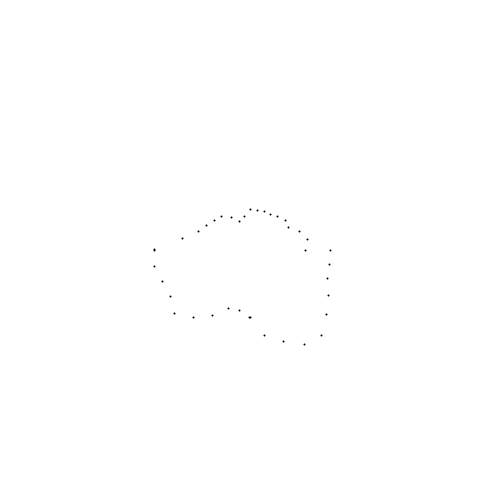
Frame 1 (no input)
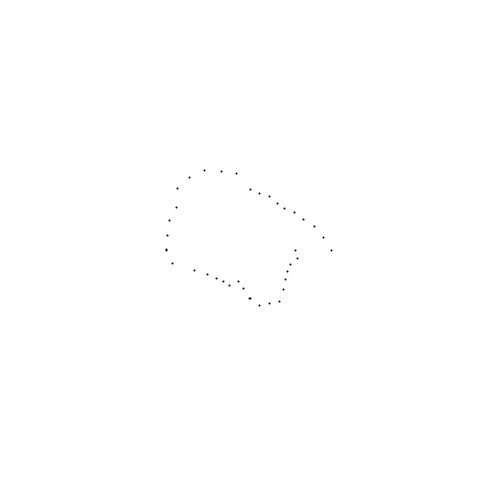
Frame 60 (the mouse pressed at the canvas centre just before this capture)
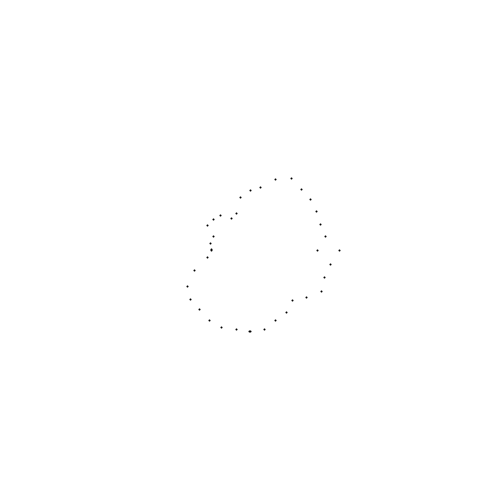
Frame 120 (the mouse held since frame 60 and released just before this capture)

The Processing sketch that drew these frames (run headless with seeded random() and noise(); from frame 60 on, the mouse is pressed at the canvas centre):

// Processing sketch: processing_182037
// ── processing_182037.pde

float x;
float y;
float radius=100;
float radiusNoise;

void setup(){
  size(500,500);
  smooth();
  background(255);
  strokeWeight(2);
  frameRate(15);
  radiusNoise=random(10);
 //noLoop();
  
}

void draw(){
  translate(width/2,height/2);
  background(255);//turn this on and off
  for (float ang=0;ang<=360;ang+=10){//change ang increment
    float thisradius=radius+(noise(radiusNoise)*200-100);
    float rad=radians(ang);
  
  x=thisradius*cos(rad);
  y=thisradius*sin(rad);
  point(x,y); 
  radiusNoise=radiusNoise+.1;//.001 is more subtle
  }
  
}
